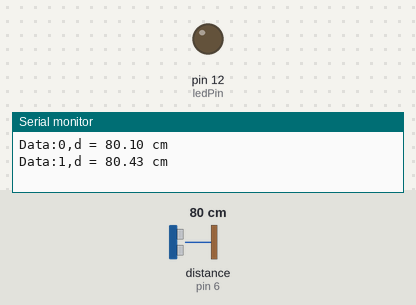
This sketch was run on a simulated Arduino Uno, built with avr-gcc and run on an emulated ATmega328P. On the bench: output pins drawn as LEDs (lit = HIGH), the last lines printed to the serial monitor. Wiring (inferred from the names in the program): ultrasonic range finder: trigger pin 5; echo pin 6. Dashed ring = blinking. Inputs (shaded band) come from the test bench; at power-on: distance to the obstacle (sensor on pin 6) 80 cm. The echo pulse lasts 58.3 µs per cm; pins used as bus, display or sensor lines are not drawn.

Above: at 1.8 s.
1.9 s: distance to the obstacle (sensor on pin 6) set to 7 cm
4.2 s: distance to the obstacle (sensor on pin 6) set to 4 cm
At 8.2 s:
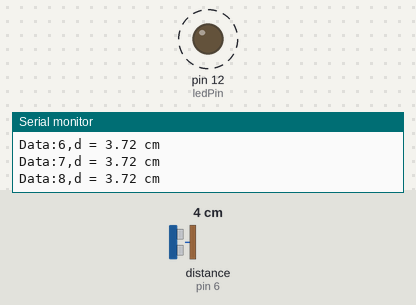
8.3 s: distance to the obstacle (sensor on pin 6) set to 9 cm
At 9.4 s:
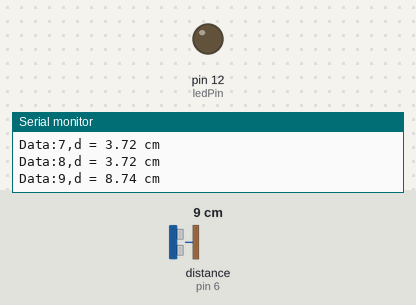
9.8 s: distance to the obstacle (sensor on pin 6) set to 2 cm
At 10.9 s:
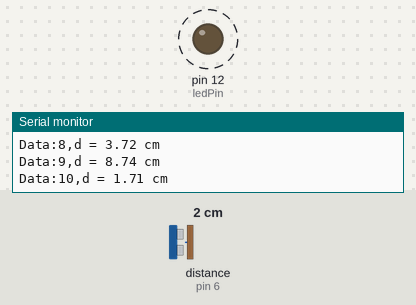
Timing chart, 0 to 14.9 s (numbered marks = the images above; inputs shaded):
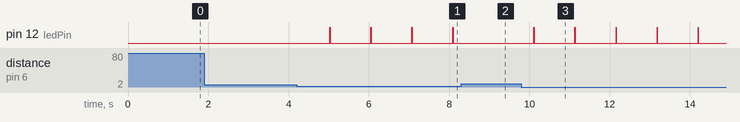

The sketch:

sr04.ino
```cpp
const int ledPin = 12;

const int trig = 5;
const int echo = 6;
const int threshold = 5;
const int inter_time = 1000;
int time = 0;


void setup()
{
  Serial.begin(9600);
  pinMode(trig, OUTPUT);
  pinMode(echo, INPUT);
  pinMode(ledPin, OUTPUT);
}

void loop()
{
  float duration, distance;

  digitalWrite(trig, HIGH);
  delayMicroseconds(1000);
  digitalWrite(trig, LOW);
  duration = pulseIn(echo, HIGH);
  distance = (duration/2)/29;
  Serial.print("Data:");
  Serial.print(time/1000);
  Serial.print(",d = ");
  Serial.print(distance);
  Serial.println(" cm");


  if (distance < threshold)
  {
    digitalWrite(ledPin, HIGH);
    delay(10);
    digitalWrite(ledPin, LOW);
    delay(10);
  } else
  {
    digitalWrite(ledPin, LOW);
  }
  time = time + inter_time;
  delay(inter_time);
}
```

Measured:
- the behaviour switches between 6 and 5 cm on distance to the obstacle (sensor on pin 6) (found by bisection; images 0 and 1)
- after the input at 4.2 s, pin 12 (ledPin): alternates HIGH for 0.01 s and LOW for 1.0 s, starting after 0.82 s
- after the input at 8.3 s, pin 12 (ledPin): stays LOW (without the input it goes to HIGH after 0.81 s)
- after the input at 9.8 s, pin 12 (ledPin): alternates HIGH for 0.01 s and LOW for 1.0 s, starting after 0.32 s
